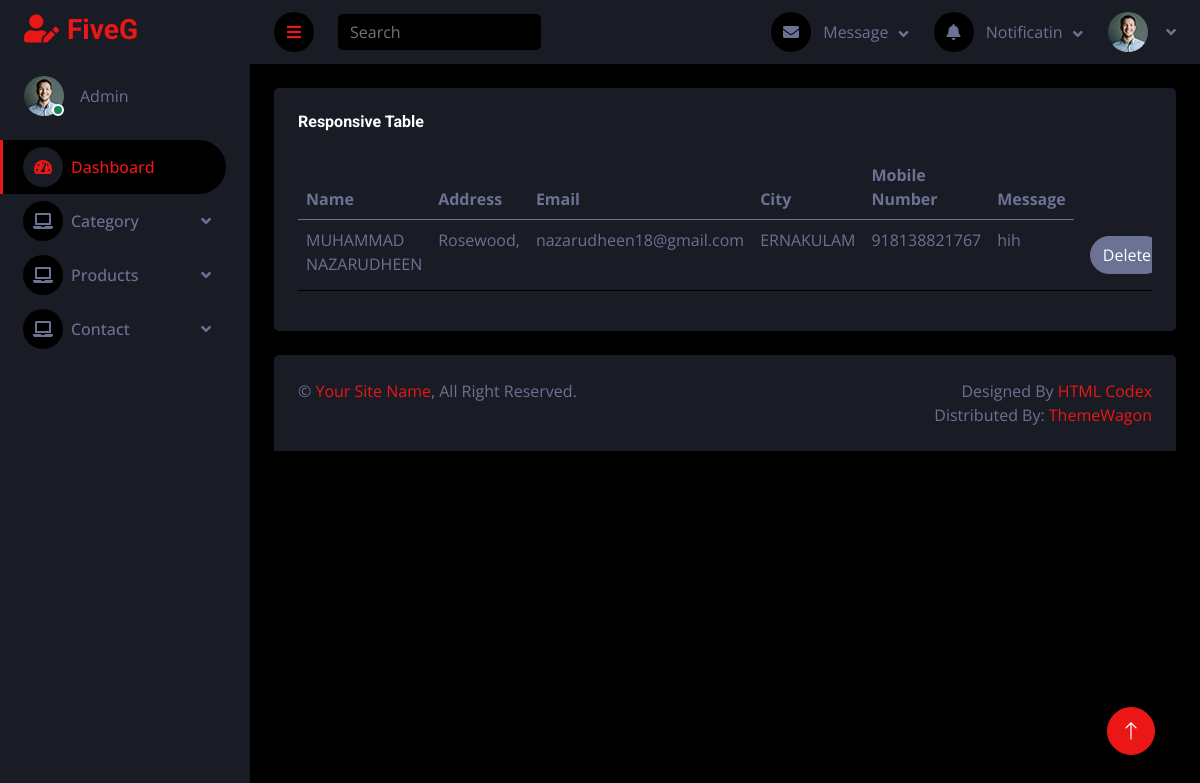
Page /BackendApp/ContactPage/ on the committed database.
### FrontendApp/models.py (models this page shows)
class ContactDB(models.Model):
    Name = models.CharField(max_length=100,null=True,blank=True)
    Email = models.CharField(max_length=100,null=True,blank=True)
    Address = models.CharField(max_length=100,null=True,blank=True)
    City = models.CharField(max_length=100,null=True,blank=True)
    Mobile = models.IntegerField(null=True,blank=True)
    Message = models.CharField(max_length=100,null=True,blank=True)

### BackendApp/views.py (the view)
# urls.py: path('ContactPage/', views.ContactPage, name="ContactPage"),
def ContactPage(request):
    det = ContactDB.objects.all()
    return render(request,"ContactDetails.html",{'det':det})

### BackendApp/templates/ContactDetails.html (shortened to what this page needs)
<!DOCTYPE html>
{% extends 'index.html' %}
{% block content %}
<html lang="en">
<head>
</head>
<body>
<div>
    <div class="container-fluid pt-4 px-4">
                <div class="row g-4">
                    <div class="col-12">
                        <div class="bg-secondary rounded h-100 p-4">
                            <h6 class="mb-4">Responsive Table</h6>
                            <div class="table-responsive">
                                <table class="table">
                                    <thead>
                                        <tr>
                                            <th scope="col">Name</th>
                                            <th scope="col">Address</th>
                                            <th scope="col">Email</th>
                                            <th scope="col">City</th>
                                            <th scope="col">Mobile Number</th>
                                            <th scope="col">Message</th>
                                        </tr>
                                    </thead>
                                    <tbody>
                                    {% for i in det %}
                                        <tr>
                                            <td>{{i.Name}}</td>
                                            <td>{{i.Address}}</td>
                                            <td>{{i.Email}}</td>
                                            <td>{{i.City}}</td>
                                            <td>{{i.Mobile}}</td>
                                            <td>{{i.Message}}</td>
                                            <td>
                                            <a href="{% url 'DeleteContact' ctid=i.id %}">
                                                <button type="button" class="btn btn-light rounded-pill m-2">Delete</button>
                                            </a>
                                            </td>
                                        </tr>
                                    {% endfor %}
                                    </tbody>
                                </table>
                            </div>
                        </div>
                    </div>
                </div>
            </div>
</div>
</body>
</html>
{% endblock %}

### BackendApp/static/css/style.css (style rules this page uses)
:root { --primary: #EB1616; --secondary: #191C24; --light: #6C7293; --dark: #000000; }
.btn { transition: .5s; }

### rows in the picture
ContactDB: Name "MUHAMMAD NAZARUDHEEN", Address "Rosewood,", Email "nazarudheen18@gmail.com", City "ERNAKULAM", Mobile "918138821767", Message "hih"
